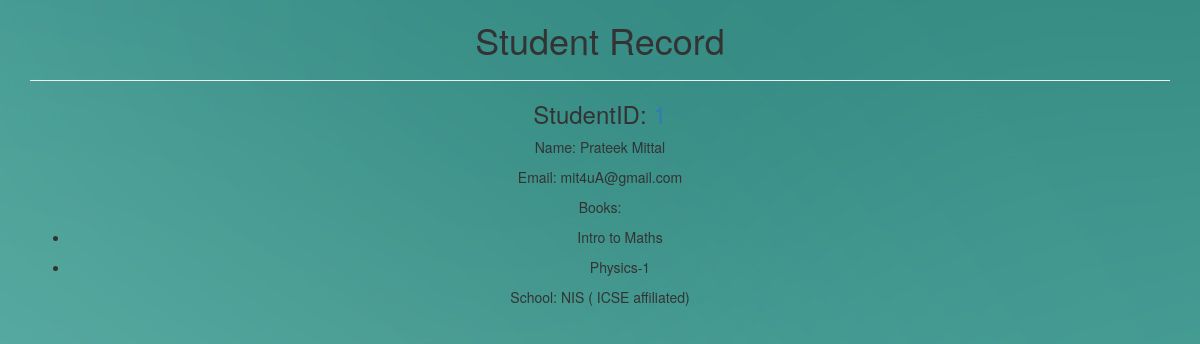
The app's page /students/1/ with its own data.
### students/models.py (models this page shows, shortened)
class Student(models.Model):
	sid        = models.IntegerField(default = 0)
	fname      = models.CharField(max_length = 35)
	lname      = models.CharField(max_length = 35)
	email      = models.EmailField(max_length = 254)
	gender     = models.CharField(max_length = 10)
	school     = models.ForeignKey(School ,on_delete = models.CASCADE)
	book       = models.ManyToManyField(Book)

class Book(models.Model):
	title     =  models.CharField(max_length = 100)
	publisher =  models.CharField(max_length = 50,default = "GOD")
	def __str__(self):
		return self.title

class School(models.Model):
	sname       = models.CharField(max_length = 100)
	affiliation = models.CharField(max_length = 10, default = "CBSE")

### students/views.py (the view)
# urls.py: path('<int:sid>/', views.student_detail, name="detail"),
def student_detail(request, sid):
	student = Student.objects.get(sid = sid)
	return render(request, 'students/detail.html',
		{'student':student})

### students/templates/students/detail.html (shortened to what this page needs)
{% extends 'base_layout.html' %}
{% block content %}
<center>
	<h1> Student Record </h1>
	<hr/>
		<div class = "student">
			<h3> StudentID:
			   <a href = "{% url 'detail' sid=student.sid %}" > {{ student.id }}</a></h3>
				<p> Name: {{ student.fname }} {{ student.lname }} </p>
				<p> Email: {{ student.email }}</p>
				<div class="book_list"><p> Books: {% for boook in student.book.all %}</p>
					<ul><li>{{ boook }}</li></ul>
				</div>
				{% endfor %}
				<p> School: {{student.school.sname}} ( {{student.school.affiliation}} affiliated) </p>
	</div>
{% endblock %}

### static/style.css (style rules this page uses)
body { background-image: url(/static/b.jpg); }

### records on screen
Student: fname "Prateek", lname "Mittal", email "mit4uA@gmail.com", school.sname "NIS", school.affiliation "ICSE"
Book: title "Intro to Maths"
Book: title "Physics-1"
